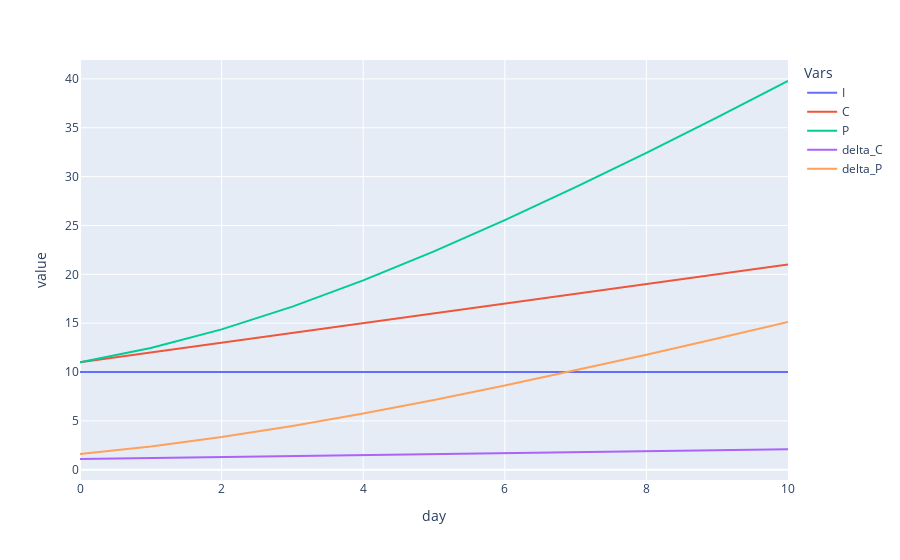

Notebook code for this chart:
### Code cell
fig = df.plot(labels=dict(index="day", variable="Vars"))
fig.show()

### Figure 1 — Plotly figure (JSON) as saved in the notebook; plotly's stock layout.template omitted (floating-point values rounded to 4 significant figures)
{"data": [{"hovertemplate": "Vars=I<br>day=%{x}<br>value=%{y}<extra></extra>", "legendgroup": "I", "line": {"color": "#636efa", "dash": "solid"}, "mode": "lines", "name": "I", "orientation": "v", "showlegend": true, "type": "scatter", "x": [0, 1, 2, 3, 4, 5, 6, 7, 8, 9, 10], "xaxis": "x", "y": [10, 10, 10, 10, 10, 10, 10, 10, 10, 10, 10], "yaxis": "y"}, {"hovertemplate": "Vars=C<br>day=%{x}<br>value=%{y}<extra></extra>", "legendgroup": "C", "line": {"color": "#EF553B", "dash": "solid"}, "mode": "lines", "name": "C", "orientation": "v", "showlegend": true, "type": "scatter", "x": [0, 1, 2, 3, 4, 5, 6, 7, 8, 9, 10], "xaxis": "x", "y": [11, 12, 13, 14, 15, 16, 17, 18, 19, 20, 21], "yaxis": "y"}, {"hovertemplate": "Vars=P<br>day=%{x}<br>value=%{y}<extra></extra>", "legendgroup": "P", "line": {"color": "#00cc96", "dash": "solid"}, "mode": "lines", "name": "P", "orientation": "v", "showlegend": true, "type": "scatter", "x": [0, 1, 2, 3, 4, 5, 6, 7, 8, 9, 10], "xaxis": "x", "y": [11, 12.45, 14.37, 16.7, 19.38, 22.35, 25.54, 28.91, 32.43, 36.06, 39.78], "yaxis": "y"}, {"hovertemplate": "Vars=delta_C<br>day=%{x}<br>value=%{y}<extra></extra>", "legendgroup": "delta_C", "line": {"color": "#ab63fa", "dash": "solid"}, "mode": "lines", "name": "delta_C", "orientation": "v", "showlegend": true, "type": "scatter", "x": [0, 1, 2, 3, 4, 5, 6, 7, 8, 9, 10], "xaxis": "x", "y": [1.1, 1.2, 1.3, 1.4, 1.5, 1.6, 1.7, 1.8, 1.9, 2.0, 2.1], "yaxis": "y"}, {"hovertemplate": "Vars=delta_P<br>day=%{x}<br>value=%{y}<extra></extra>", "legendgroup": "delta_P", "line": {"color": "#FFA15A", "dash": "solid"}, "mode": "lines", "name": "delta_P", "orientation": "v", "showlegend": true, "type": "scatter", "x": [0, 1, 2, 3, 4, 5, 6, 7, 8, 9, 10], "xaxis": "x", "y": [1.6, 2.382, 3.347, 4.479, 5.752, 7.139, 8.617, 10.17, 11.77, 13.42, 15.11], "yaxis": "y"}], "layout": {"legend": {"title": {"text": "Vars"}, "tracegroupgap": 0}, "margin": {"t": 60}, "xaxis": {"anchor": "y", "domain": [0, 1], "title": {"text": "day"}}, "yaxis": {"anchor": "x", "domain": [0, 1], "title": {"text": "value"}}}}
